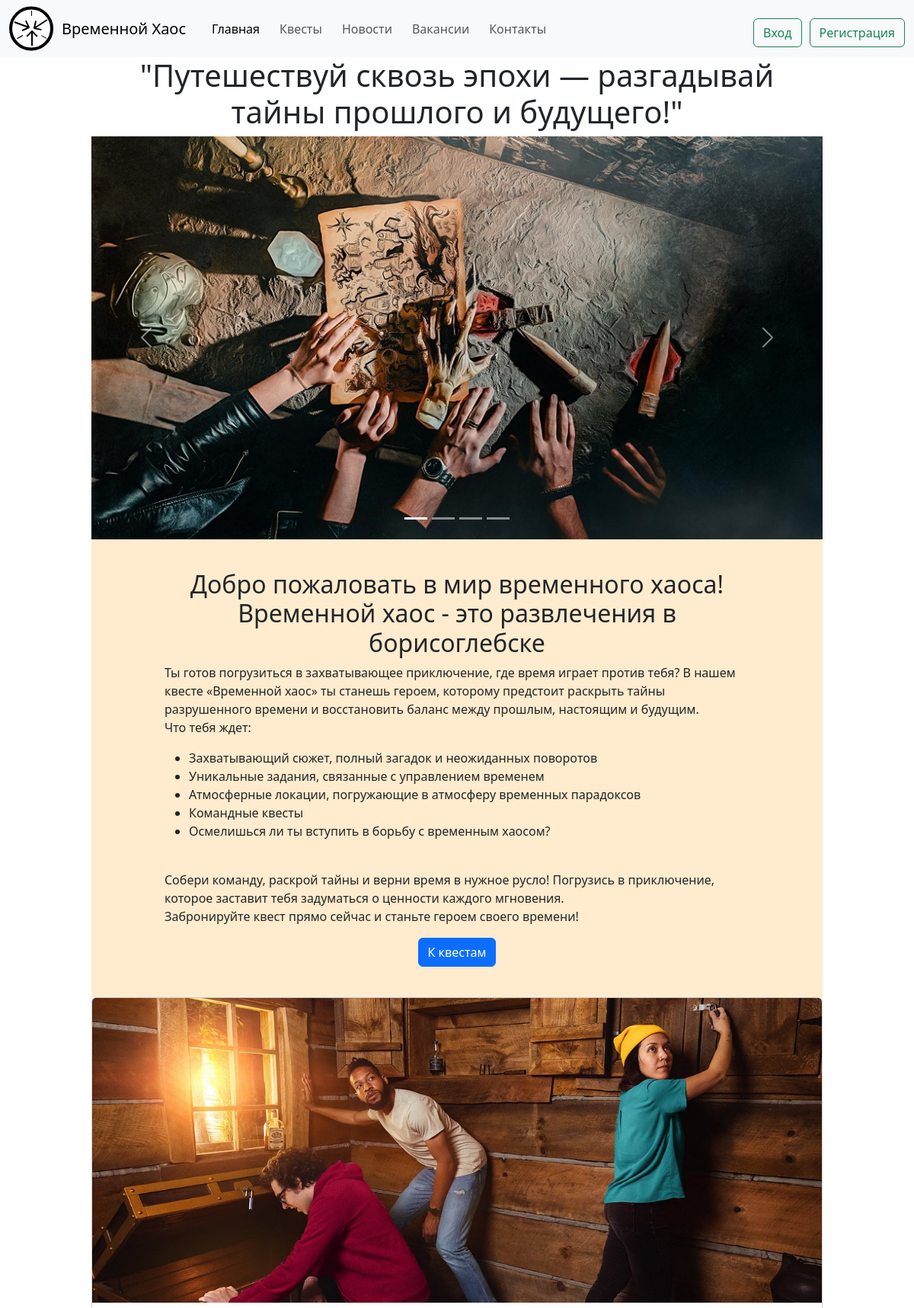
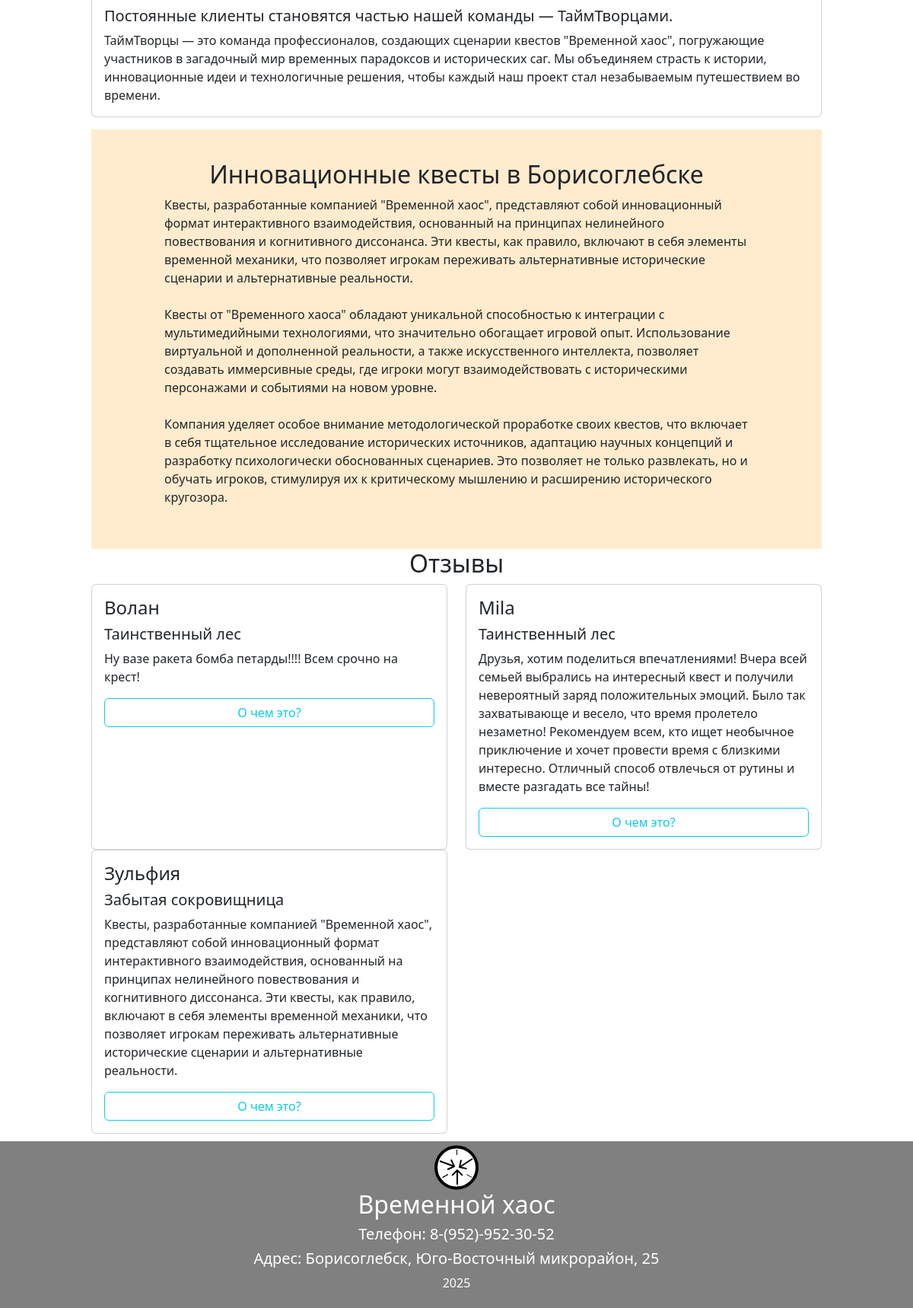
The page / on the database its author committed (2 pictures, top to bottom).
### tables this page shows
CREATE TABLE `otzv` (
  `id_otzv` int NOT NULL,
  `id_user` int NOT NULL,
  `id_kv` int NOT NULL,
  `text` varchar(1500) NOT NULL,
  `status` varchar(150) NOT NULL DEFAULT 'Новый'
);

CREATE TABLE `users` (
  `id_user` int NOT NULL,
  `name` varchar(150) NOT NULL,
  `surname` varchar(150) NOT NULL,
  `login` varchar(150) NOT NULL,
  `phone` varchar(150) NOT NULL,
  `email` varchar(150) NOT NULL,
  `password` varchar(150) NOT NULL,
  `role` varchar(150) NOT NULL DEFAULT 'user'
);

CREATE TABLE `kvest` (
  `id_kvest` int NOT NULL,
  `id_kat` int NOT NULL,
  `name_k` varchar(150) NOT NULL,
  `description` varchar(1500) NOT NULL,
  `more` varchar(5000) NOT NULL,
  `cena` varchar(150) NOT NULL,
  `foto` varchar(150) NOT NULL
);

### index.php (the view, shortened to what this page needs)
<?php
include('header.php');
?>
<div class="main">
    <h1 class="centr">"Путешествуй сквозь эпохи — разгадывай тайны прошлого и будущего!"</h1>
    <div id="carouselExampleIndicators" class="carousel slide" data-bs-ride="carousel">
    <div class="carousel-indicators">
        <button type="button" data-bs-target="#carouselExampleIndicators" data-bs-slide-to="0" class="active" aria-current="true" aria-label="Slide 1"></button>
        <button type="button" data-bs-target="#carouselExampleIndicators" data-bs-slide-to="1" aria-label="Slide 2"></button>
        <button type="button" data-bs-target="#carouselExampleIndicators" data-bs-slide-to="2" aria-label="Slide 3"></button>
        <button type="button" data-bs-target="#carouselExampleIndicators" data-bs-slide-to="3" aria-label="Slide 4"></button>
    </div>
    <div class="carousel-inner">
        <div class="carousel-item active">
        <img src="img/1.png" class="d-block w-100" alt="фото слайдера">
        </div>
    </div>
    <button class="carousel-control-prev" type="button" data-bs-target="#carouselExampleIndicators" data-bs-slide="prev">
        <span class="carousel-control-prev-icon" aria-hidden="true"></span>
    </button>
    <button class="carousel-control-next" type="button" data-bs-target="#carouselExampleIndicators" data-bs-slide="next">
        <span class="carousel-control-next-icon" aria-hidden="true"></span>
    </button>
    </div>
    <div class="fon tb">
        <div class="main">
            <h2 class="centr">Добро пожаловать в мир временного хаоса! Временной хаос - это развлечения в борисоглебске</h2>
            <p>Ты готов погрузиться в захватывающее приключение, где время играет против тебя? В нашем квесте «Временной хаос» ты станешь героем, которому предстоит раскрыть тайны разрушенного времени и восстановить баланс между прошлым, настоящим и будущим.
            <br>
            Что тебя ждет:
            <br>
            <ul>
                <li>Захватывающий сюжет, полный загадок и неожиданных поворотов</li>
                <li>Уникальные задания, связанные с управлением временем</li>
                <li>Атмосферные локации, погружающие в атмосферу временных парадоксов</li>
                <li>Командные квесты</li>
                <li>Осмелишься ли ты вступить в борьбу с временным хаосом?</li>
            </ul>
            <br>
            Собери команду, раскрой тайны и верни время в нужное русло! Погрузись в приключение, которое заставит тебя задуматься о ценности каждого мгновения.
            <br>
            Забронируйте квест прямо сейчас и станьте героем своего времени!</p>
            <div class="d-flex align-items-center">
                <a href="kvest.php" class="btn btn-primary sered">К квестам</a>
            </div>
        </div>
        </div>
        <div class="card mb-3">
            <img src="img/gold-rush.jpg" class="card-img-top" alt="..." style="max-height: 50vh; object-fit: cover;">
            <div class="card-body">
                <h5 class="card-title">Постоянные клиенты становятся частью нашей команды — ТаймТворцами.</h5>
                <p class="card-text">ТаймТворцы — это команда профессионалов, создающих сценарии квестов "Временной хаос", погружающие участников в загадочный мир временных парадоксов и исторических саг. Мы объединяем страсть к истории, инновационные идеи и технологичные решения, чтобы каждый наш проект стал незабываемым путешествием во времени.</p>
            </div>
        </div>
        <div class="fon tb">
        <div class="main">
            <h2 class="centr">Инновационные квесты в Борисоглебске</h2>
            <p>Квесты, разработанные компанией "Временной хаос", представляют собой инновационный формат интерактивного взаимодействия, основанный на принципах нелинейного повествования и когнитивного диссонанса. Эти квесты, как правило, включают в себя элементы временной механики, что позволяет игрокам переживать альтернативные исторические сценарии и альтернативные реальности.
            <br><br>
            Квесты от "Временного хаоса" обладают уникальной способностью к интеграции с мультимедийными технологиями, что значительно обогащает игровой опыт. Использование виртуальной и дополненной реальности, а также искусственного интеллекта, позволяет создавать иммерсивные среды, где игроки могут взаимодействовать с историческими персонажами и событиями на новом уровне.
            <br><br>
            Компания уделяет особое внимание методологической проработке своих квестов, что включает в себя тщательное исследование исторических источников, адаптацию научных концепций и разработку психологически обоснованных сценариев. Это позволяет не только развлекать, но и обучать игроков, стимулируя их к критическому мышлению и расширению исторического кругозора.</p>
        </div>
        </div>
        <h2 class="centr">Отзывы</h2>
        <div class="row d-flex flex-wrap">
            <?php
            $sql = "SELECT * FROM otzv
                    INNER JOIN users ON users.id_user = otzv.id_user
                    INNER JOIN kvest ON kvest.id_kvest = otzv.id_kv
                    WHERE status = 'Подтвержденно'
                    ORDER BY id_otzv DESC LIMIT 3";
            $result = $link->query($sql);
            while ($row = $result->fetch_assoc()): ?>
                <div class="col-sm-6 mb-3 mb-sm-0 d-flex">
                    <div class="card h-100 w-100 card1">
                        <div class="card-body d-flex flex-column">
                            <h4 class="card-title"><?php echo $row['name'];?></h4>
                            <h5 class="card-title"><?php echo $row['name_k'];?></h5>
                            <p class="card-text"><?php echo $row['text'];?></p>
                            <a href="okvest.php?id=<?php echo $row['id_kv'];?>" class="btn btn-outline-info">О чем это?</a>
                        </div>
                    </div>
                </div>
            <?php endwhile; ?>
        </div>
        </div>
<?php
include('footer.php');
?>

### css/style.css (style rules this page uses)
* { margin: 0; padding: 0; }
a { text-decoration: none; }
.centr { text-align: center; }
.main { max-width: 80%; margin: 0 auto; }
.card-img-top { max-height: 50vh; object-fit: cover; }
.fon { background-color: blanchedalmond; }
.sered { margin: 0 auto; }
.tb { padding: 5vh 0; }
.card1 { height: 100%; }

### rows shown on the page
otzv: id_user.name "Волан", kvest.name_k "Таинственный лес", text "Ну вазе ракета бомба петарды!!!! Всем срочно на крест!"
otzv: id_user.name "Mila", kvest.name_k "Таинственный лес", text "Друзья, хотим поделиться впечатлениями! Вчера всей семьей выбрались на интересный квест и получили невероятный заряд положительных эмоций. Было так захватывающе и весело, что время пролетело незаметно! Рекомендуем всем, кто ищет необычное приключение и хочет провести время с близкими интересно. Отличный способ отвлечься от рутины и вместе разгадать все тайны!"
otzv: id_user.name "Зульфия", kvest.name_k "Забытая сокровищница", text "Квесты, разработанные компанией \"Временной хаос\", представляют собой инновационный формат интерактивного взаимодействия, основанный на принципах нелинейного повествования и когнитивного диссонанса. Эти квесты, как правило, включают в себя элементы временной механики, что позволяет игрокам переживать альтернативные исторические сценарии и альтернативные реальности."
